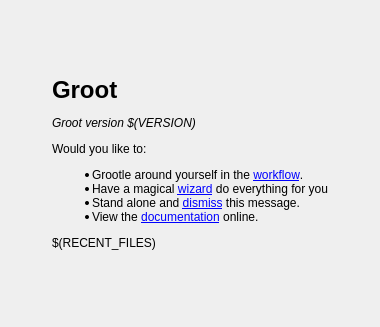
<?xml version="1.0" encoding="UTF-8"?>
<ui version="4.0">
 <class>Dialog</class>
 <widget class="QDialog" name="Dialog">
  <property name="geometry">
   <rect>
    <x>0</x>
    <y>0</y>
    <width>380</width>
    <height>327</height>
   </rect>
  </property>
  <layout class="QGridLayout" name="gridLayout">
   <property name="leftMargin">
    <number>0</number>
   </property>
   <property name="topMargin">
    <number>0</number>
   </property>
   <property name="rightMargin">
    <number>0</number>
   </property>
   <property name="bottomMargin">
    <number>0</number>
   </property>
   <item row="0" column="0">
    <widget class="QFrame" name="frame">
     <property name="styleSheet">
      <string notr="true">QFrame[style=&quot;grootunique&quot;]
{
background: qlineargradient(spread:pad, x1:1, y1:0, x2:1, y2:1, stop:0 rgba(208, 208, 208, 255), stop:0.0985222 rgba(255, 255, 255, 255), stop:1 rgba(229, 229, 229, 255));
color: black;
}</string>
     </property>
     <property name="style" stdset="0">
      <string>grootunique</string>
     </property>
     <layout class="QGridLayout" name="gridLayout_2">
      <property name="leftMargin">
       <number>0</number>
      </property>
      <property name="topMargin">
       <number>0</number>
      </property>
      <property name="rightMargin">
       <number>0</number>
      </property>
      <property name="bottomMargin">
       <number>0</number>
      </property>
      <item row="0" column="0">
       <widget class="QLabel" name="LBL_FIRST_MESSAGE">
        <property name="sizePolicy">
         <sizepolicy hsizetype="Fixed" vsizetype="Fixed">
          <horstretch>0</horstretch>
          <verstretch>0</verstretch>
         </sizepolicy>
        </property>
        <property name="styleSheet">
         <string notr="true">QLabel
{
padding: 32;
background: transparent;
}</string>
        </property>
        <property name="text">
         <string>&lt;html&gt;&lt;head/&gt;&lt;body&gt;
&lt;h1&gt;Groot&lt;/h1&gt;
&lt;p&gt;&lt;i&gt;Groot version $(VERSION)&lt;/i&gt;&lt;/p&gt;
&lt;p&gt;Would you like to:&lt;/p&gt;
&lt;ul&gt;
&lt;li&gt;Grootle around yourself in the &lt;a href=&quot;action:show_workflow&quot;&gt;workflow&lt;/a&gt;.&lt;/li&gt;
&lt;li&gt;Have a magical &lt;a href=&quot;action:show_wizard&quot;&gt;wizard&lt;/a&gt; do everything for you&lt;/li&gt;
&lt;li&gt;Stand alone and &lt;a href=&quot;action:dismiss_startup_screen&quot;&gt;dismiss&lt;/a&gt; this message.&lt;/li&gt;
&lt;li&gt;View the &lt;a href=&quot;action:show_help&quot;&gt;documentation&lt;/a&gt; online.&lt;/li&gt;
&lt;/ul&gt;
$(RECENT_FILES)
&lt;/body&gt;&lt;/html&gt;</string>
        </property>
        <property name="alignment">
         <set>Qt::AlignLeading|Qt::AlignLeft|Qt::AlignVCenter</set>
        </property>
       </widget>
      </item>
     </layout>
    </widget>
   </item>
  </layout>
 </widget>
 <resources/>
 <connections/>
</ui>
